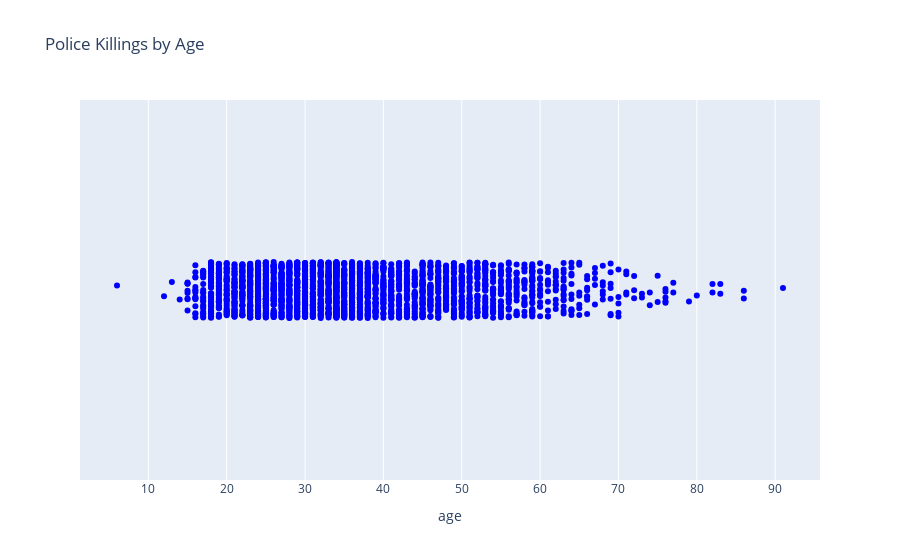

Notebook code for this chart:
### Code cell
fig = px.strip(plc, x='age',title='Police Killings by Age' ,color_discrete_sequence= ["blue"])
fig.show()

### Figure 1 — Plotly figure (JSON) as saved in the notebook; plotly's stock layout.template omitted (floating-point values rounded to 4 significant figures; data arrays with more than 128 entries replaced by an {"elided": "..."} marker saying what was removed)
{"data": [{"alignmentgroup": "True", "boxpoints": "all", "fillcolor": "rgba(255,255,255,0)", "hoveron": "points", "hovertemplate": "age=%{x}<extra></extra>", "legendgroup": "", "line": {"color": "rgba(255,255,255,0)"}, "marker": {"color": "blue"}, "name": "", "offsetgroup": "", "orientation": "h", "pointpos": 0, "showlegend": false, "type": "box", "x": {"elided": "2535 int values"}, "x0": " ", "xaxis": "x", "y0": " ", "yaxis": "y"}], "layout": {"boxmode": "group", "legend": {"tracegroupgap": 0}, "title": {"text": "Police Killings by Age"}, "xaxis": {"anchor": "y", "domain": [0, 1], "title": {"text": "age"}}, "yaxis": {"anchor": "x", "domain": [0, 1]}}}
